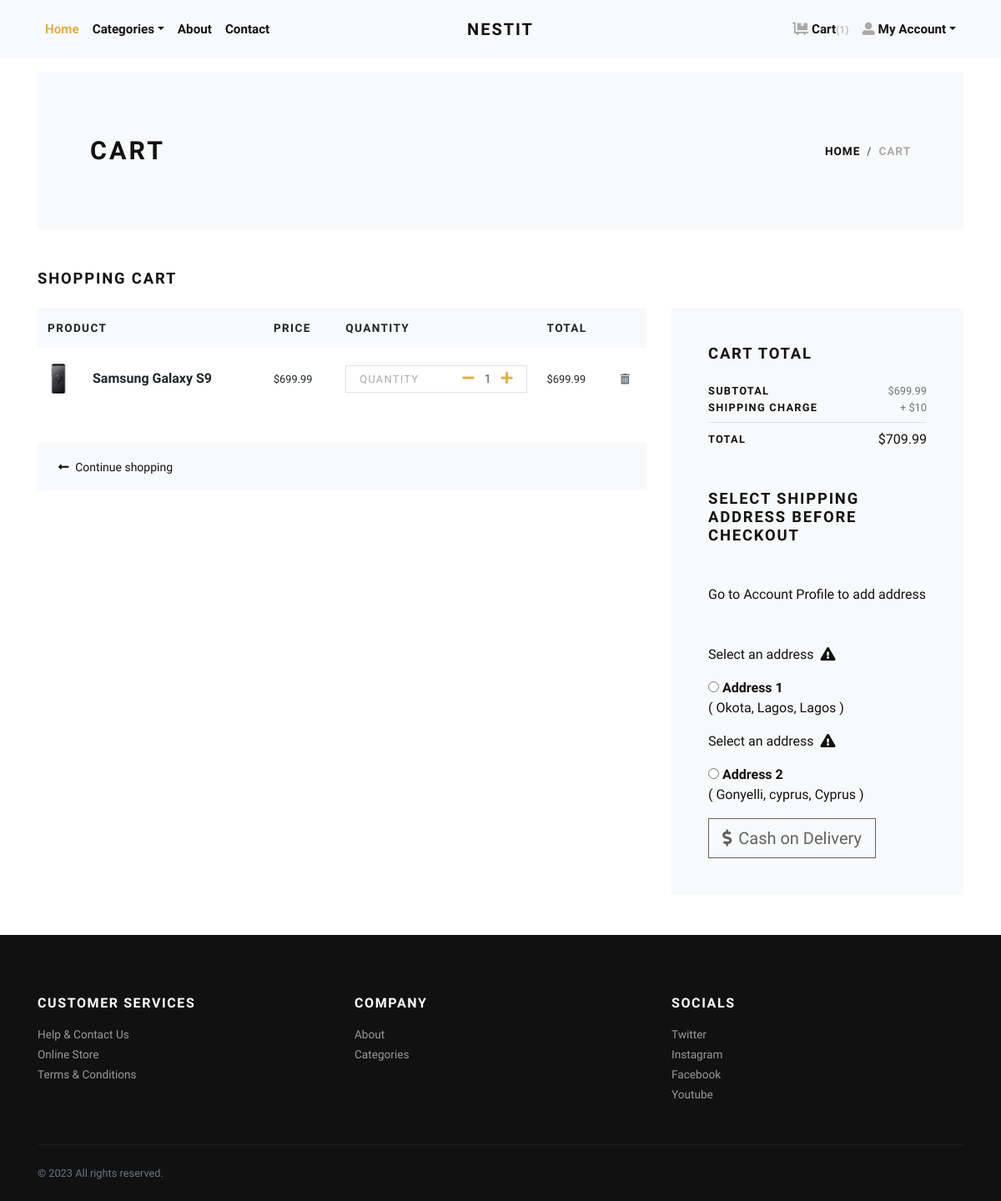
The app's page /cart/ (signed in) with its own data.
### store/models.py (models this page shows, shortened)
class Cart(models.Model):
    user = models.ForeignKey(User, verbose_name="User", on_delete=models.CASCADE)
    product = models.ForeignKey(Product, verbose_name="Product", on_delete=models.CASCADE)
    quantity = models.PositiveIntegerField(default=1, verbose_name="Quantity")
    created_at = models.DateTimeField(auto_now_add=True, verbose_name="Created Date")
    updated_at = models.DateTimeField(auto_now=True, verbose_name="Updated Date")
    @property
    def total_price(self):
        return self.quantity * self.product.price

class Product(models.Model):
    title = models.CharField(max_length=200, verbose_name="Product Title")
    slug = models.SlugField(max_length=155, verbose_name="Product Slug")
    sku = models.CharField(max_length=155, unique=True, verbose_name="Unique Product ID (SKU)")
    short_description = models.TextField(verbose_name="Short Description")
    detail_description = models.TextField(blank=True, null=True, verbose_name="Detail Description")
    product_image = models.ImageField(upload_to='product', blank=True, null=True, verbose_name="Product Image")
    price = models.DecimalField(max_digits=8, decimal_places=2)
    category = models.ForeignKey(Category, verbose_name="Product Categoy", on_delete=models.CASCADE)
    is_active = models.BooleanField(verbose_name="Is Active?")
    is_featured = models.BooleanField(verbose_name="Is Featured?")
    created_at = models.DateTimeField(auto_now_add=True, verbose_name="Created Date")
    updated_at = models.DateTimeField(auto_now=True, verbose_name="Updated Date")
    class Meta:
        verbose_name_plural = 'Products'
        ordering = ('-created_at', )

class Address(models.Model):
    user = models.ForeignKey(User, verbose_name="User", on_delete=models.CASCADE)
    locality = models.CharField(max_length=200, verbose_name="Nearest Location")
    city = models.CharField(max_length=200, verbose_name="City")
    state = models.CharField(max_length=200, verbose_name="State")

### store/views.py (the view)
# urls.py: path('cart/', views.cart, name="cart"),
@login_required
def cart(request):
    user = request.user
    cart_products = Cart.objects.filter(user=user)
    amount = decimal.Decimal(0)
    shipping_amount = decimal.Decimal(10)
    cp = [p for p in Cart.objects.all() if p.user==user]
    if cp:
        for p in cp:
            temp_amount = (p.quantity * p.product.price)
            amount += temp_amount
    addresses = Address.objects.filter(user=user)
    context = {
        'cart_products': cart_products,
        'amount': amount,
        'shipping_amount': shipping_amount,
        'total_amount': amount + shipping_amount,
        'addresses': addresses,
    }
    return render(request, 'store/cart.html', context)

### store/context_preprocessors.py (called while the page is built)
def store_menu(request):
    categories = Category.objects.filter(is_active=True)
    context = {
        'categories_menu': categories,
    }
    return context

def cart_menu(request):
    if request.user.is_authenticated:
        cart_items= Cart.objects.filter(user=request.user)
        context = {
            'cart_items': cart_items,
        }
    else:
        context = {}
    return context

### templates/store/cart.html (shortened to what this page needs)
{% extends 'layout.html' %}
{% load static %}
{% load humanize %}
    {% block content %}
      <div class="container">
        <section class="py-5 bg-light">
          <div class="container">
            <div class="row px-4 px-lg-5 py-lg-4 align-items-center">
              <div class="col-lg-6">
                <h1 class="h2 text-uppercase mb-0">Cart</h1>
              </div>
              <div class="col-lg-6 text-lg-right">
                <nav aria-label="breadcrumb">
                  <ol class="breadcrumb justify-content-lg-end mb-0 px-0">
                    <li class="breadcrumb-item"><a href="{% url 'store:home' %}">Home</a></li>
                    <li class="breadcrumb-item active" aria-current="page">Cart</li>
                  </ol>
                </nav>
              </div>
            </div>
          </div>
        </section>
        {% if cart_products %}
        <section class="py-5">
          <h2 class="h5 text-uppercase mb-4">Shopping cart</h2>
          <div class="row">
            <div class="col-lg-8 mb-4 mb-lg-0">
              <div class="table-responsive mb-4">
                <table class="table">
                  <thead class="bg-light">
                    <tr>
                      <th class="border-0" scope="col"> <strong class="text-small text-uppercase">Product</strong></th>
                      <th class="border-0" scope="col"> <strong class="text-small text-uppercase">Price</strong></th>
                      <th class="border-0" scope="col"> <strong class="text-small text-uppercase">Quantity</strong></th>
                      <th class="border-0" scope="col"> <strong class="text-small text-uppercase">Total</strong></th>
                      <th class="border-0" scope="col"> </th>
                    </tr>
                  </thead>
                  <tbody>
                    {% for cart_product in cart_products %}
                    <tr>
                      <th class="pl-0 border-0" scope="row">
                        <div class="media align-items-center">
                          {% if cart_product.product.product_image %}
                            <a class="reset-anchor d-block animsition-link" href="{% url 'store:product-detail' cart_product.product.slug %}"><img src="{{cart_product.product.product_image.url}}" alt="{{cart_product.product.title}}" width="50"/></a>
                          {% else %}
                            <a class="reset-anchor d-block animsition-link" href="{% url 'store:product-detail' cart_product.product.slug %}"><img src="{% static 'img/phone-banner2.jpg' %}" alt="{{cart_product.product.title}}" width="50"/></a>
                          {% endif %}
                          <div class="media-body ml-3"><strong class="h6"><a class="reset-anchor animsition-link" href="{% url 'store:product-detail' cart_product.product.slug %}">{{cart_product.product.title}}</a></strong></div>
                        </div>
                      </th>
                      <td class="align-middle border-0">
                        <p class="mb-0 small">${{cart_product.product.price}}</p>
                      </td>
                      <td class="align-middle border-0">
                        <div class="border d-flex align-items-center justify-content-between px-3"><span class="small text-uppercase text-gray headings-font-family">Quantity</span>
                          <div class="quantity">
                            <a href="{% url 'store:minus-cart' cart_product.id %}" class="dec-btn p-0 ml-2"><i class="fas fa-minus"></i></a>
                            <input class="form-control form-control-sm border-0 shadow-0 p-0" type="text" value="{{cart_product.quantity}}"/>
                            <a href="{% url 'store:plus-cart' cart_product.id %}" class="inc-btn p-0"><i class="fas fa-plus"></i></a>
                          </div>
                        </div>
                      </td>
                      <td class="align-middle border-0">
                        <p class="mb-0 small">${{cart_product.total_price|intcomma}}</p>
                      </td>
                      <td class="align-middle border-0"><a class="reset-anchor" href="{% url 'store:remove-cart' cart_product.id %}"><i class="fas fa-trash-alt small text-muted"></i></a></td>
                    </tr>
                    {% endfor %}
                  </tbody>
                </table>
              </div>
              <div class="bg-light px-4 py-3">
                <div class="row align-items-center text-center">
                  <div class="col-md-6 mb-3 mb-md-0 text-md-left"><a class="btn btn-link p-0 text-dark btn-sm" href="{% url 'store:home' %}"><i class="fas fa-long-arrow-alt-left mr-2"> </i>Continue shopping</a></div>
                </div>
              </div>
            </div>
            <div class="col-lg-4">
              <div class="card border-0 rounded-0 p-lg-4 bg-light">
                <div class="card-body">
                  <h5 class="text-uppercase mb-4">Cart total</h5>
                  <ul class="list-unstyled mb-0">
                    <li class="d-flex align-items-center justify-content-between"><strong class="text-uppercase small font-weight-bold">Subtotal</strong><span class="text-muted small">${{amount|intcomma}}</span></li>
                    <li class="d-flex align-items-center justify-content-between"><strong class="text-uppercase small font-weight-bold">Shipping Charge</strong><span class="text-muted small">+ ${{shipping_amount}}</span></li>
                    <li class="border-bottom my-2"></li>
                    <li class="d-flex align-items-center justify-content-between mb-4"><strong class="text-uppercase small font-weight-bold">Total</strong><span>${{total_amount|intcomma}}</span></li>
                  </ul>
                  <h5 class="text-uppercase my-5">Select Shipping Address before checkout</h5>
                  <p class='test-lowercase my-5'>Go to Account Profile to add address</p>
                  <form action="{% url 'store:checkout' %}" id="myform">
                    {% if addresses %}
                      {% for address in addresses %}
                        <div class="mb-3">
                          <p id="error" class="hidden">Select an address<i class="fas fa-exclamation-triangle ml-2"></i></p>
                        <input id = "check" type="radio" name="address" value="{{address.id}}"> <strong>Address {{forloop.counter}}</strong> <br>
                        ( {{address.locality}}, {{address.city}}, {{address.state}} )
                        </div>
                      {% endfor %}
                    {% endif %}
                    <button id ="myBtn" onClick = "orderConfirmation()" type="submit" class="btn btn-dark btn-lg btn-outline-dark"> <i class="fas fa-dollar-sign mr-2"></i>Cash on Delivery</button>
                  </form>
                </div>
              </div>
            </div>
          </div>
        </section>
        {% else %}
          <div class="text-center py-5">
            <h3 class="mb-3">Your cart is empty.</h3>
            <a href="{% url 'store:home' %}"><i class="fas fa-long-arrow-alt-left mr-2"> </i>Continue shopping</a>
          </div>
        {% endif %}
      </div>
      {% endblock content %}

### phonestore/static/css/style.default.css (style rules this page uses)
.text-small { font-size: 0.85rem !important; }
.text-gray { color: #aaa !important; }
strong { font-weight: 700; }
.quantity { display: -ms-flexbox; display: flex; -ms-flex-align: center; align-items: center; font-family: inherit; }
.quantity input { width: 2rem; text-align: center; }
.text-uppercase { text-transform: uppercase; letter-spacing: 0.1em; }
.border { border: 1px solid #dee2e6 !important; }
.shadow-0 { box-shadow: none !important; }
.reset-anchor { color: inherit; transition: all 0.3s; }
.headings-font-family { font-family: inherit !important; }
.btn { font-weight: 400; border: 1px solid transparent; font-family: inherit; padding: 0.375rem 1.5rem; font-size: 1rem; line-height: 1.5; border-radius: 0; transition: color 0.15s ease-in-out, background-color 0.15s ease-in-out, border-color 0.15s ease-in-out, box-shadow 0.15s ease-in-out; }
.btn.disabled, .btn:disabled { opacity: 0.65; }
.btn-link { font-weight: 400; color: #dcb14a; }
.btn-dark { color: #fff; background-color: #111111; border-color: #111111; }
.btn-dark.disabled, .btn-dark:disabled { color: #fff; background-color: #111111; border-color: #111111; }
.btn-outline-dark { color: #111111; background-color: transparent; background-image: none; border-color: #111111; }
.btn-outline-dark.disabled, .btn-outline-dark:disabled { color: #111111; background-color: transparent; }
.btn-lg { padding: 0.5rem 1rem; font-size: 1.25rem; line-height: 1.5; border-radius: 0; }
.btn-sm { padding: 0.375rem 0.75rem; font-size: 0.875rem; line-height: 1.5; border-radius: 0; }
body { font-family: "Libre Franklin", sans-serif; font-size: 1rem; font-weight: 400; line-height: 1.5; color: #111111; background-color: #fff; }
a { color: #dcb14a; text-decoration: none; }
h1, h2, h3, h4, h5, h6, .h1, .h2, .h3, .h4, .h5, .h6 { margin-bottom: 0.5rem; font-family: inherit; font-weight: 900; line-height: 1.2; color: inherit; }
h1, .h1 { font-size: 2.2rem; }
h2, .h2 { font-size: 1.9rem; }
h5, .h5 { font-size: 1.15rem; }
h6, .h6 { font-size: 1rem; }
small, .small { font-size: 80%; font-weight: 400; }
.bg-light { background-color: #f8f9fa !important; }
.text-dark { color: #111111 !important; }
.form-control { padding: 0.375rem 0.75rem; font-size: 1rem; line-height: 1.5; color: #495057; background-color: #fff; border: 1px solid #ced4da; border-radius: 0; transition: border-color 0.15s ease-in-out, box-shadow 0.15s ease-in-out; }
.form-control::placeholder { color: #adb5bd; font-size: 0.85rem; font-weight: 400; }
.form-control-sm { padding: 0.25rem 0.5rem; font-size: 0.875rem; line-height: 1.5; border-radius: 0; }
.card { background-color: #fff; border: 1px solid rgba(17, 17, 17, 0.125); border-radius: 0; }
.card-body { padding: 1.25rem; }
.breadcrumb { background: #f8f9fa; }
.breadcrumb-item { font-size: 0.85rem; text-transform: uppercase; letter-spacing: 0.07em; font-weight: 900; color: #111111; }
.breadcrumb-item a { color: inherit; transition: all 0.3s; }
.breadcrumb-item.active { color: #aaa; }

### records on screen
Cart: product.product_image (picture), product "Samsung Galaxy S9", product.price "699.99", quantity "1", total_price "699.99"
Address: locality "Okota", city "Lagos", state "Lagos"
Address: locality "Gonyelli", city "cyprus", state "Cyprus"

### other values on screen
{{ cart_items.count }} "1"
{{ amount|intcomma }} "699.99"
{{ shipping_amount }} "10"
{{ total_amount|intcomma }} "709.99"
